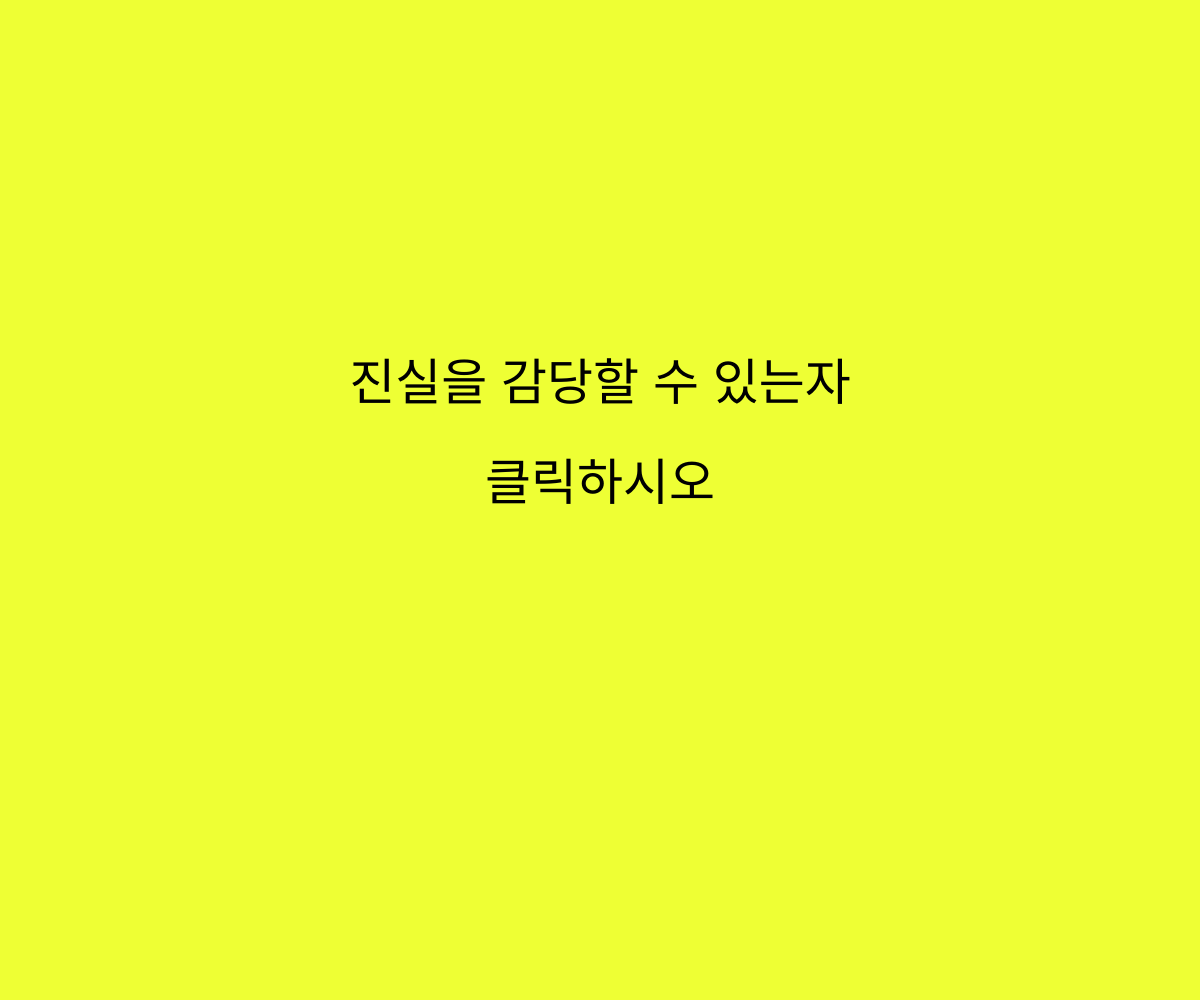
Frame 1 (no input)
Frame 60 (no input): identical to frame 1, image omitted
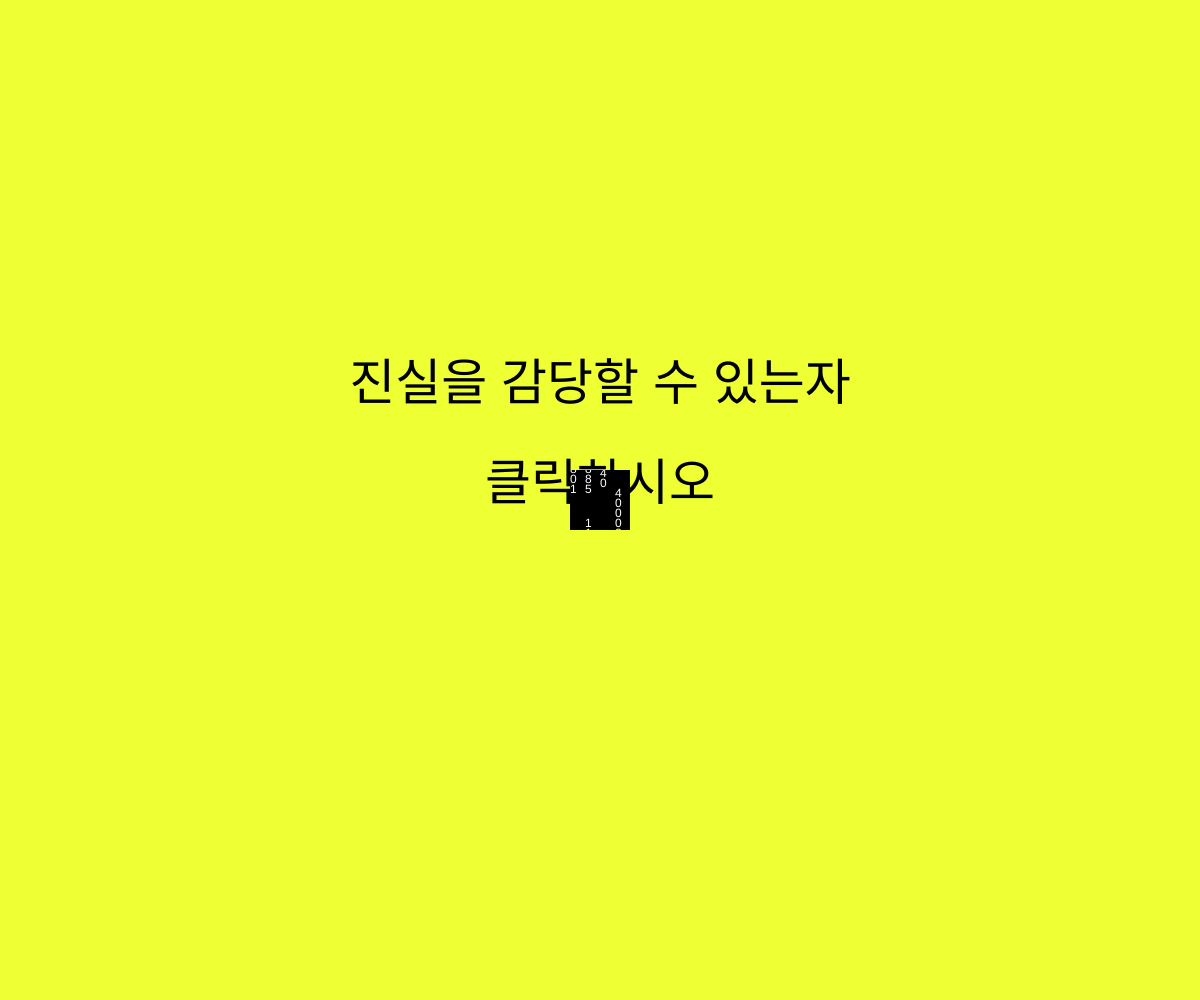
Frame 120 (the mouse pressed at the canvas centre since frame 60)

The p5.js sketch that drew these frames (run headless with seeded random() and noise() and a simulated clock; from frame 60 on, the mouse is pressed at the canvas centre):

// p5.js sketch
// ── sketch.js

let textYpos = 200;
let textXpos = 0;

let dropSpeed = 5;

let xSpacing = 15;
let ySpacing = 10;

let yInitialPos = [];

let numberLength = [];

let textXposInLine = 0;

let textYposInLine = 0;

let timeCounter = 0;

let lineGaps = [];

let topLayer;
let slider;


function setup() {
  createCanvas(windowWidth, windowHeight);
  randomizer();

  topLayer = createGraphics(width, height);
  
  topLayer.background(238,255,52);
  topLayer.textSize(50);
  topLayer.textAlign(CENTER);
  topLayer.text("진실을 감당할 수 있는자", width/2, height/2.5);
  topLayer.text("클릭하시오", width/2, height/2);
  
  topLayer.blendMode(REMOVE);
  
}

function draw() {
  background(0);
  frameRate(300);
  timeCounter ++;
  movingNumberMatrix();

  if(mouseIsPressed){
    topLayer.fill(255);
    topLayer.noStroke();
    topLayer.rect(mouseX, mouseY, random(60));
    topLayer.rectMode(CENTER);
  }
  
  image(topLayer, 0, 0);
}



function randomizer() {
  for (let a = 0; a < 100;  a++) {
  numberLength[a] = int(random(2, 20));
  yInitialPos[a] = int(random(-50, 50));
  lineGaps[a] = int(random(2, 8));
 }
}


function generateNumberMatrix() {
  textSize(12);
  fill(color(255));
  for (let xRepCounter = 0; xRepCounter < 50;  xRepCounter++) {
    for(let yRepCounter = 0; yRepCounter < numberLength[xRepCounter]; yRepCounter ++) {
      textXposInLine = textXpos + xRepCounter * xSpacing;
      for (let lineRepCounter = 0; lineRepCounter < 30; lineRepCounter ++) {
        textYposInLine = textYpos + yInitialPos[xRepCounter] + yRepCounter * ySpacing - lineRepCounter * numberLength[xRepCounter] * (ySpacing + lineGaps[xRepCounter]);
        text(int(random(0, 10)), textXposInLine, textYposInLine);
      }
    }
  }
}


function movingNumberMatrix() {
  textYpos += dropSpeed;
  generateNumberMatrix();
}

function windowResized() {
  resizeCanvas(windowWidth, windowHeight);
}
